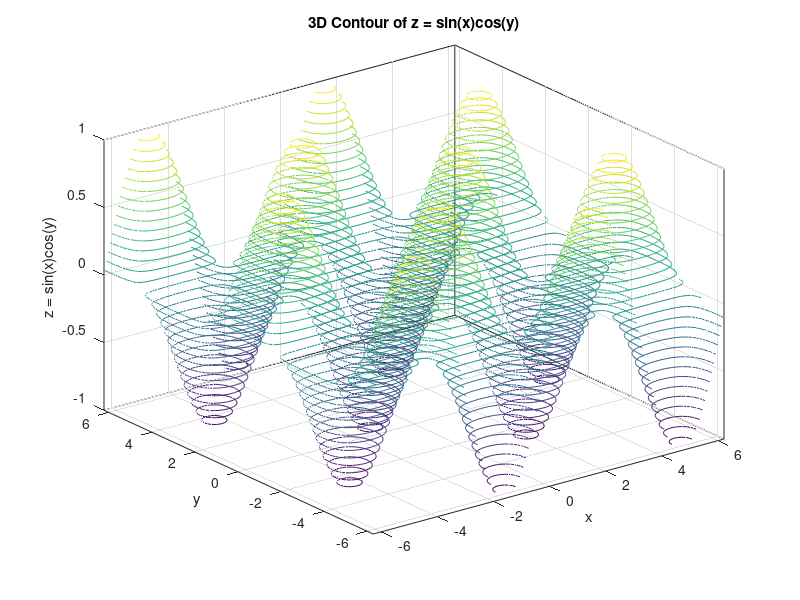

The MATLAB source for this figure:
% [x,y] = meshgrid(-5:0.5:5 , -5:0.5:5);
% z = sin(sqrt(x.^2)+ (y.^2));
% figure;

% surf(x,y,z);

% xlabel = "x-axis";
% ylabel = "y-axis";
% zlabel = "z-axis";

% shading interp;
% colormap jet;
% colorbar;

% z = peaks(x,y);
% contour3(x,y,z,30);

%%%%%%%%%%%%%%%%%%%%%%%%%%%%%%%%%%%%%%%%%%%%%%%%%%%%%%%%%%%

% Q.Plot a 3d contour of z = sin x * cos y
%   for -2pi <= x  and y >= 2pi

[x,y] = meshgrid(-2*pi:0.1:2*pi, -2*pi:0.1:2*pi);

z = sin(x) .* cos(y);


figure;
contour3(x,y,z,30);
xlabel('x');
ylabel('y');
zlabel('z = sin(x)cos(y)');
title('3D Contour of z = sin(x)cos(y)');
grid on;